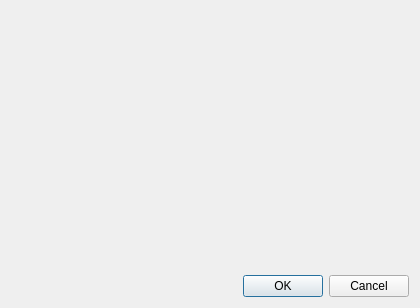
<?xml version="1.0" encoding="UTF-8"?>
<ui version="4.0">
 <class>RemoveDialog</class>
 <widget class="QDialog" name="RemoveDialog">
  <property name="geometry">
   <rect>
    <x>0</x>
    <y>0</y>
    <width>420</width>
    <height>308</height>
   </rect>
  </property>
  <property name="windowTitle">
   <string>Dialog</string>
  </property>
  <layout class="QVBoxLayout" name="verticalLayout">
   <item>
    <widget class="QLabel" name="label">
     <property name="text">
      <string>&lt;html&gt;&lt;head/&gt;&lt;body&gt;&lt;p&gt;&lt;br/&gt;&lt;/p&gt;&lt;/body&gt;&lt;/html&gt;</string>
     </property>
     <property name="alignment">
      <set>Qt::AlignHCenter|Qt::AlignTop</set>
     </property>
     <property name="wordWrap">
      <bool>true</bool>
     </property>
    </widget>
   </item>
   <item>
    <widget class="QDialogButtonBox" name="buttonBox">
     <property name="orientation">
      <enum>Qt::Horizontal</enum>
     </property>
     <property name="standardButtons">
      <set>QDialogButtonBox::Cancel|QDialogButtonBox::Ok</set>
     </property>
    </widget>
   </item>
  </layout>
 </widget>
 <resources/>
 <connections>
  <connection>
   <sender>buttonBox</sender>
   <signal>accepted()</signal>
   <receiver>RemoveDialog</receiver>
   <slot>accept()</slot>
   <hints>
    <hint type="sourcelabel">
     <x>248</x>
     <y>254</y>
    </hint>
    <hint type="destinationlabel">
     <x>157</x>
     <y>274</y>
    </hint>
   </hints>
  </connection>
  <connection>
   <sender>buttonBox</sender>
   <signal>rejected()</signal>
   <receiver>RemoveDialog</receiver>
   <slot>reject()</slot>
   <hints>
    <hint type="sourcelabel">
     <x>316</x>
     <y>260</y>
    </hint>
    <hint type="destinationlabel">
     <x>286</x>
     <y>274</y>
    </hint>
   </hints>
  </connection>
 </connections>
</ui>
